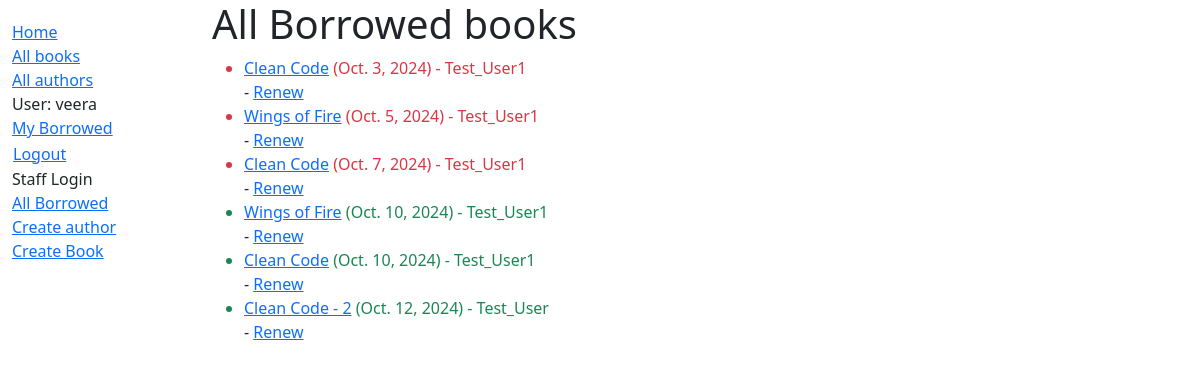
The page /catlog/allBorrowed/ (signed in) on the database its author committed.
### catlog/models.py (models this page shows, shortened)
class BookInstance(models.Model):
    id = models.UUIDField(primary_key=True, default=uuid.uuid4,
                          help_text="Unique ID for this particular book across whole library")
    book = models.ForeignKey(Book, on_delete=models.RESTRICT, null=True)
    imprint = models.CharField(max_length=200)
    due_back = models.DateField(null=True, blank=True)
    borrower = models.ForeignKey(settings.AUTH_USER_MODEL, on_delete=models.SET_NULL, null=True, blank=True)
    LOAN_STATUS = (
        ('m', 'Maintenance'),
        ('o', 'On loan'),
        ('a', 'Available'),
        ('r', 'Reserved'),
    )
    status = models.CharField(
        max_length=1,
        choices=LOAN_STATUS,
        blank=True,
        default='m',
        help_text='Book availability',
    )
    class Meta:
        ordering = ['due_back']
        permissions = (
        ("can_mark_returned", "Set book as returned"),
        ("staff_user", "Staff user"),
    )
    @property
    def is_overdue(self):
        return bool(self.due_back and date.today() > self.due_back)

class Book(models.Model):
    title = models.CharField(max_length=200)
    author = models.ForeignKey('Author', on_delete=models.RESTRICT, null=True)
    summary = models.TextField(
        max_length=1000, help_text="Enter a brief description of the book")
    isbn = models.CharField('ISBN', max_length=13,
                            unique=True,
                            help_text='13 Character <a href="https://www.isbn-international.org/content/what-isbn'
                                      '">ISBN number</a>')
    genre = models.ManyToManyField(
        Genre, help_text="Select a genre for this book")
    language = models.ForeignKey('Language', on_delete=models.PROTECT, help_text="Select a language for this book")
    def display_genre(self):
        """Create a string for the Genre. This is required to display genre in Admin."""
        return ', '.join(genre.name for genre in self.genre.all()[:3])
    display_genre.short_description = 'Genre'

### catlog/views.py (the view)
# urls.py: path('allBorrowed/', views.AllBorrowedBooksView.as_view(), name='all-borrowed-books'),
class AllBorrowedBooksView(PermissionRequiredMixin, generic.ListView):
    model = BookInstance
    permission_required = ('catlog.can_mark_returned',)
    template_name = 'catlog/all_borrowed_books.html'
    context_object_name = 'bookinstance_list'
    def get_queryset(self):
        return(
            BookInstance.objects.filter(status__exact='o').order_by('due_back')
        )

### catlog/templates/catlog/all_borrowed_books.html
{% extends "base_generic.html" %}
{% block content %}
    {% if bookinstance_list %}
        <h1>All Borrowed books</h1>
        <ul>
            {% for bookinst in bookinstance_list %}
                <li class="{% if bookinst.is_overdue %}text-danger{% else %}text-success{% endif %}">
                <a href="{% url 'book-detail' bookinst.book.pk %}">{{ bookinst.book.title }}</a> ({{ bookinst.due_back }}) - <span>{{ bookinst.borrower }}</span>
                </li>
                {% if perms.catlog.can_mark_returned %}-
                  <a href="{% url 'renew-book-librarian' bookinst.id %}">Renew</a>
                {% endif %}
            {% endfor %}
      </ul>
    {% else %}
      <p>There are no books borrowed.</p>
    {% endif %}
{% endblock %}

### catlog/templates/base_generic.html (shortened to what this page needs)
<!doctype html>
<html lang="en">
  <head>
    <link href="https://cdn.jsdelivr.net/npm/bootstrap@5.3.3/dist/css/bootstrap.min.css"
      rel="stylesheet"
>
    {% load static %}
    <link rel="stylesheet" href="{% static 'css/styles.css' %}" />
  </head>
  <body>
    <div class="container-fluid">
      <div class="row">
        <div class="col-sm-2">
          {% block sidebar %}
            <ul class="sidebar-nav">
              <li><a href="{% url 'index' %}">Home</a></li>
              <li><a href="{% url 'books' %}">All books</a></li>
              <li><a href="{% url 'authors' %}">All authors</a></li>
              {% if user.is_authenticated %}
                <li>User: {{ user.get_username }}</li>
                <li><a href="{% url 'my-borrowed' %}">My Borrowed</a></li>
                <li>
                  <form id="logout-form" method="post" action="{% url 'logout' %}">
                    <button type="submit" class="btn btn-link">Logout</button>
                  </form>
                </li>
              {% else %}
              <li><a href="{% url 'login' %}?next={% url 'my-borrowed' %}">Login</a></li>
              {% endif %}
              {% if perms.catlog.can_mark_returned %}
                <li>Staff Login</li>
                <li><a href="{% url 'all-borrowed-books' %}">All Borrowed</a></li>
              {% endif %}
              {% if perms.catlog.staff_user %}
              <li><a href="{% url 'author-create' %}">Create author</a></li>
              <li><a href="{% url 'book-create' %}">Create Book</a></li>
              {% endif %}
            </ul>
          {% endblock %}
        </div>
        <div class="col-sm-10 ">{% block content %}{% endblock %}
      </div>
      </div>
    </div>
  </body>
</html>

### catlog/static/css/styles.css (style rules this page uses)
.sidebar-nav { margin-top: 20px; padding: 0; list-style: none; }
#logout-form { display: inline; }
#logout-form button { padding: 0; margin: 0; }

### rows shown on the page
BookInstance: book "Clean Code", due_back "Oct. 3, 2024", borrower "Test_User1"
BookInstance: book "Wings of Fire", due_back "Oct. 5, 2024", borrower "Test_User1"
BookInstance: book "Clean Code", due_back "Oct. 7, 2024", borrower "Test_User1"
BookInstance: book "Wings of Fire", due_back "Oct. 10, 2024", borrower "Test_User1"
BookInstance: book "Clean Code", due_back "Oct. 10, 2024", borrower "Test_User1"
BookInstance: book "Clean Code - 2", due_back "Oct. 12, 2024", borrower "Test_User"

### other values the page prints
{{ user.get_username }} "veera"
